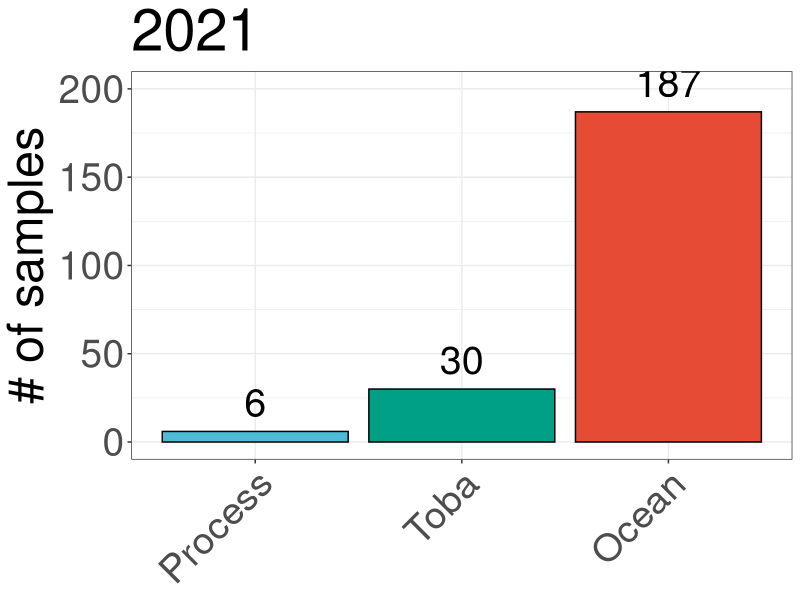
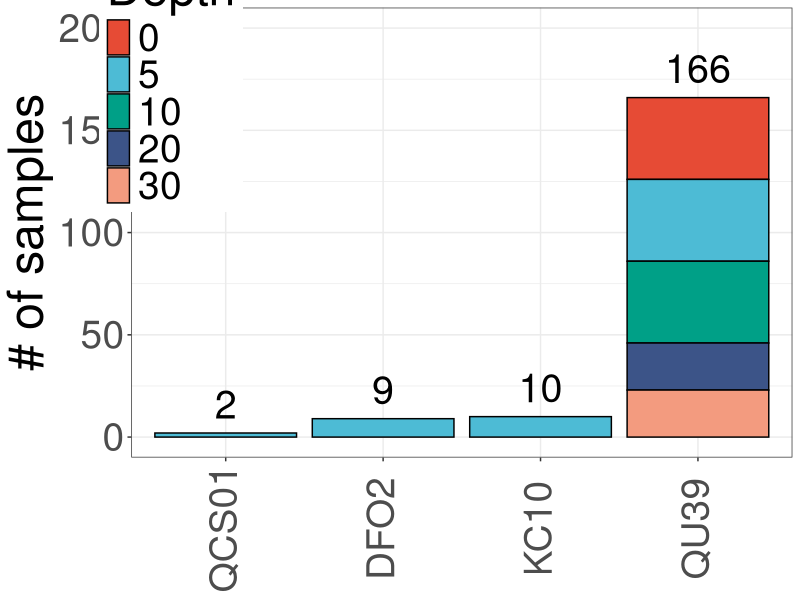
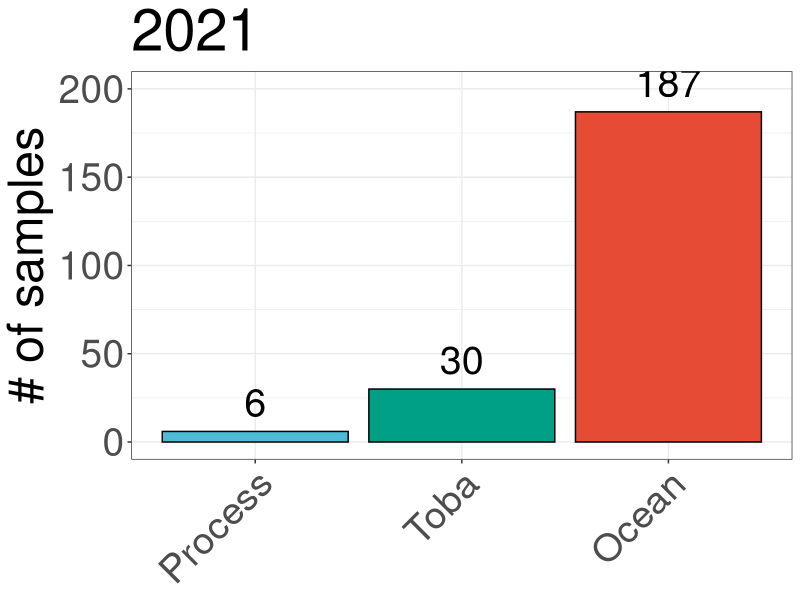
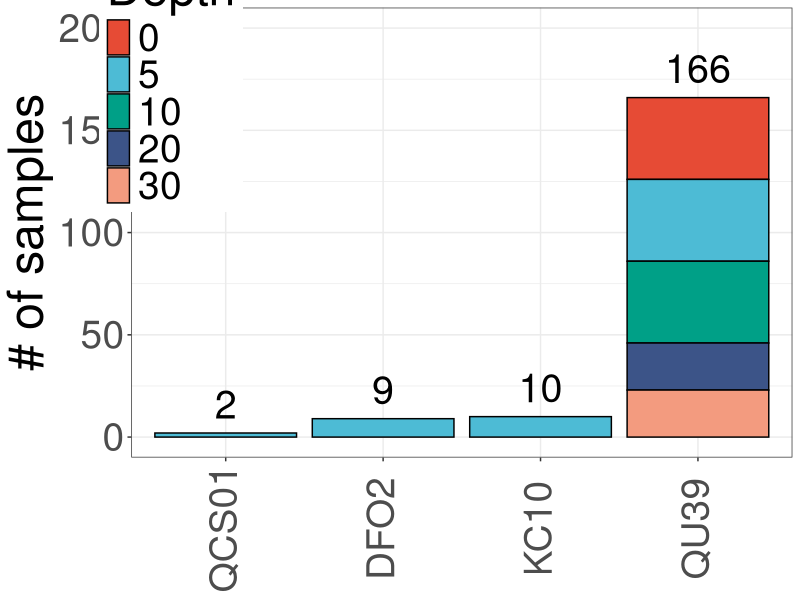

Reproduce these figures in R, in order.
## ---- chunk 1
#Load packages
library(tidyverse)  
library(readxl)
library(here)
library(patchwork)
## ---- chunk 2
#Read data file downloaded from the portal - downloaded on 2021-10-06, so in this version does not include entire year
hplc <- read_csv(here("files", "hplc_2021_2021-11-18.csv"))

## ---- chunk 3
#Limiting to pertinent columns
hplc <- hplc %>% 
  select(date, work_area, survey, site_id, line_out_depth)

hplc <- hplc %>% 
  mutate(year = lubridate::year(date))

## ---- chunk 4
#Creating some summary lists to see what stations are being collected by each group

#Making a list of distinct stations and surveys
stations <- hplc %>% 
  distinct(site_id)

#Making a list of distinct surveys
surveys <- hplc %>% 
  distinct(survey)

#Making a list of distinct survey/stations matches
stations_survey <- hplc %>% 
  distinct(survey, site_id)
## ---- chunk 5
#Classifying stations/surveys by group that collected them - trying it first on the truncated list
hplc <- hplc %>%
  mutate(group = NA) %>% 
  mutate(group = case_when(survey == "MACRO_MGEO" | survey == "ROCKY" ~ "NS",
                           survey == "ZOOPSPRINT" ~ "MFW",
                           survey == "BIOWEEKLY" ~ "Bio.",
                           survey == "TOBA" ~ "Toba",
                           survey == "QOMA1" ~ "Ocean",
                           survey == "QOMA1;ZOOPSPRINT" ~ "Ocean",
                           survey == "QOMA5" ~ "Ocean",
                           survey == "PROCESS STUDY - QCS" ~ "Process",
                           survey == "PROCESS STUDY - QCS;QCS PROCESS STUDY" ~ "Process",
                           survey == "QCS_V1" ~ "Ocean",
                           survey == "KWAK" ~ "Ocean", 
                           survey == "RVRS" ~ "Ocean",
                           survey == "BIOTIDAL" ~ "Bio.",
                           survey == "BUTE" ~ "Bute",
                           survey == "FZH,KWAK" ~ "Ocean",
                           survey == "JS1" ~ "JS",
                           survey == "JS12" ~ "JS",
                           survey == "KNIGHT" ~ "Kni.",
                           survey == "KWAK,FZH" ~ "Ocean",
                           survey == "MFW" ~ "MFW",
                           survey == "QCS_V2" ~ "Ocean",
                           survey == "QOMD" ~ "Ocean",
                           survey == "QOME" ~ "Ocean",
                           survey == "QRAFT" ~ "Ocean",
                           survey == "QRAFT1" ~ "Ocean",
                           survey == "QRAFTB" ~ "Ocean",
                           survey == "SEASTAR WASTING DISEASE,ROCKY" ~ "NS",
                           TRUE ~ as.character(group)))

#Looking at what surveys I'm missing by adding 2019 and 2020 data
na <- hplc %>% 
  filter(is.na(group)) %>% 
  distinct(survey, site_id)

## ---- chunk 6
#Looking at depths of oceanography stations
ocean_depths <- hplc %>% 
  filter(year == "2021" & group == "Ocean" & !site_id == "QCS01") %>% 
  select(site_id, line_out_depth) %>%
  group_by(site_id, line_out_depth) %>% 
  summarise(n_filt = n()) %>% 
  ungroup() %>% 
  distinct()
## ---- chunk 7
totals_2021 <- hplc %>% 
  filter(year == 2021) %>% 
  group_by(group) %>%
  summarize(n_tot = n()) %>% 
  ungroup()
## ---- chunk 8
hplc %>% 
  group_by(group) %>% 
  summarise(n_filt = n()) %>% 
  ungroup() %>% 
  ggplot(aes(x = reorder(group, n_filt), y = n_filt, fill = group)) +
  geom_bar(stat = "identity", color = "black") +
  geom_text(aes(x = group, y = n_tot, label = n_tot, fill = NULL),
              data = totals_2021, vjust = -0.5, size = 10) +
  ggsci::scale_fill_npg() +
  ylim(0, 200) +
  ylab("# of samples") +
  ggtitle(2021) +
  theme_bw() +
  theme(legend.position = "none",
        axis.title.x = element_blank(),
        axis.text.x = element_text(angle = 45, hjust = 1),
        text = element_text(size = 35))

ggsave(here("figs_invent", "hplc_sample_numbers_by_group.png"), 
       width = 16, height = 10, dpi = 300)
## ---- chunk 9
st_totals_2021 <- hplc %>% 
  filter(year == 2021 & group == "Ocean") %>% 
  group_by(group, site_id) %>%
  summarize(n_tot = n()) %>% 
  ungroup()
## ---- chunk 10

hplc %>% 
  filter(group == "Ocean" & year == 2021) %>% 
  group_by(line_out_depth, site_id) %>% 
  summarise(n_dep = n()) %>% 
  ungroup() %>% 
  ggplot(aes(x = reorder(site_id, n_dep), y = n_dep, 
             fill = as.factor(line_out_depth))) +
  geom_bar(stat = "identity", color = "black") +
  geom_text(aes(x = site_id, y = n_tot, label = n_tot, fill = NULL), 
            data = st_totals_2021, vjust = -0.5, size = 10) +
  ggsci::scale_fill_npg(name = "Depth") +
  ylim(0, 200) +
  ylab("# of samples") +
  theme_bw() +
  theme(legend.position = c(0.06, 0.83),
        axis.title.x = element_blank(),
        axis.text.x = element_text(angle = 90, vjust = 0.4),
        text = element_text(size = 35))

ggsave(here("figs_invent", "hplc_sample_numbers_ocean.png"),
       width = 16, height = 10, dpi = 300)
